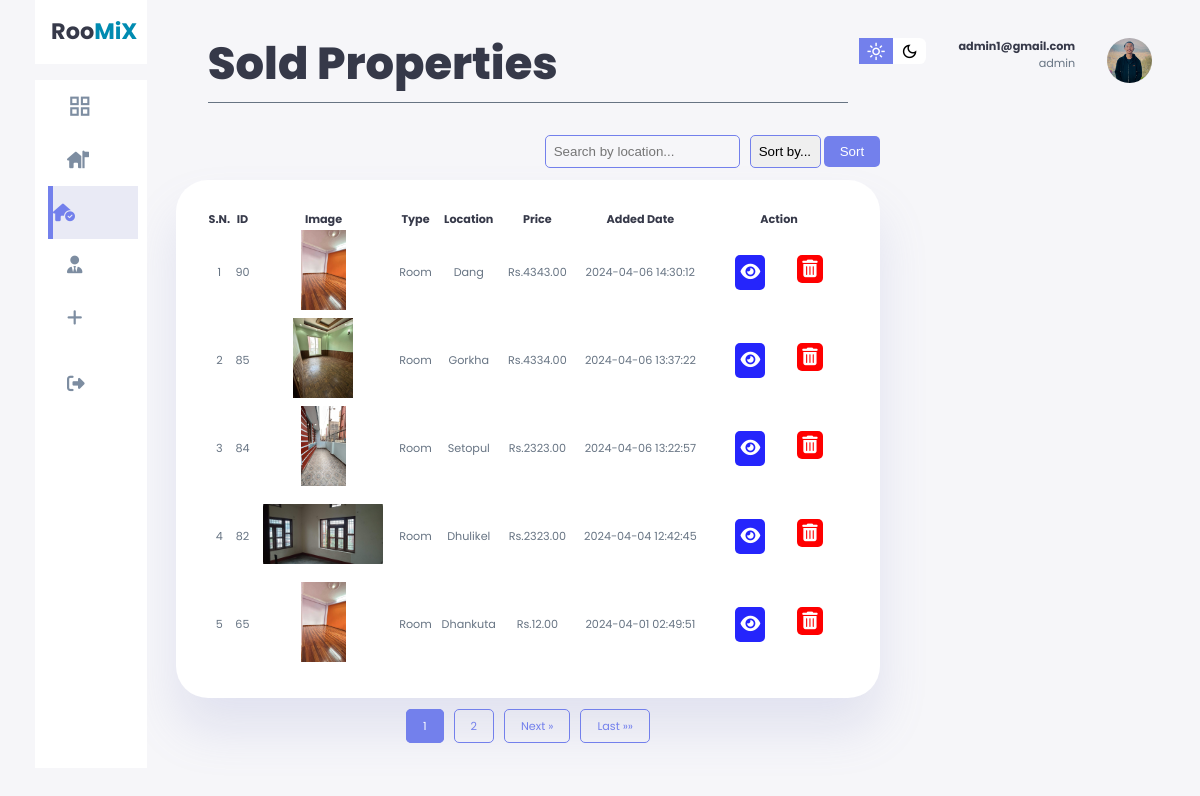
Screenshot of /admin/soldProperties.php (signed in) with the database file from the repository.
### tables this page shows
CREATE TABLE `property` (
  `id` int(11) NOT NULL,
  `property_title` varchar(255) NOT NULL,
  `description` text DEFAULT NULL,
  `property_type` enum('Room','Flat') NOT NULL,
  `kitchen` int(11) DEFAULT NULL,
  `bedroom` int(11) DEFAULT NULL,
  `living_room` int(11) DEFAULT NULL,
  `floor` int(11) DEFAULT NULL,
  `parking` int(11) DEFAULT NULL,
  `area` decimal(10,2) DEFAULT NULL,
  `total_price` decimal(10,2) DEFAULT NULL,
  `location` varchar(255) DEFAULT NULL,
  `added_date` timestamp NOT NULL DEFAULT current_timestamp(),
  `sold_status` tinyint(1) NOT NULL DEFAULT 1,
  `user_id` int(50) NOT NULL,
  `media` text DEFAULT NULL
);

### admin/soldProperties.php (the view, shortened to what this page needs)
<!DOCTYPE html>
<html lang="en">
<?php
require '../includes/dbConnect.php'; ?>
<head>
  <link rel="stylesheet" href="https://cdnjs.cloudflare.com/ajax/libs/font-awesome/5.15.4/css/all.min.css" />
  <link rel="stylesheet" href="https://cdnjs.cloudflare.com/ajax/libs/font-awesome/6.5.1/css/all.min.css">
  <link rel="stylesheet" href="style.css">
  <link rel="stylesheet" href="search&pagination.css">
</head>
<body style="margin-top:-1.5rem">
  <nav>
    <div class="right">
      <div class="top">
        <div class="theme-toggler">
          <span class="material-symbols-sharp active">light_mode</span>
          <span class="material-symbols-sharp">dark_mode</span>
        </div>
        <div class="profile">
          <div class="info">
            <p><b><?php echo $_SESSION["user"] ?></b></p>
            <p><?php echo $_SESSION["userType"] ?></p>
          </div>
          <div class="profile-photo">
            <img src="./images/yujan.jpg" alt="" />
          </div>
        </div>
      </div>
    </div>
  </nav>
  <div class="container">
    <aside>
      <div class="top">
        <a href="index.php">
          <div class="logo">
            <h2>Roo<span class="danger">MiX</span> </h2>
          </div>
        </a>
      </div>
      <div class="sidebar">
        <a href="index.php">
          <span class="material-symbols-sharp">grid_view </span>
        </a>
        <a href="myProerty.php">
          <i class="fa-solid fa-house-flag"></i>
        </a>
        <a href="soldProperties.php" class="active">
          <i class="fa-solid fa-house-circle-check"></i>
        </a><a href="userDetail.php">
          <i class="fa-solid fa-user-tie"></i>
        </a>
        <a href="addProperties.php">
          <i class="fa-solid fa-plus"></i>
        </a>
        <a href="../control/logout.php" name="submit">
          <i class="fa-solid fa-right-from-bracket"></i>
        </a>
      </div>
    </aside class="asidebar">
    <main>
      <h1 class="dashboard-heading">Sold Properties</h1>
      <div class="search-sort">
        <form action="" method="POST">
          <input type="text" id="searchInput" name="search" placeholder="Search by location...">
        </form>
        <form action="" method="POST">
          <select id="sortSelect" name="sort_alphabet">
            <option value="">Sort by...</option>
          </select>
          <button type="submit" id="applyButton">Sort</button>
        </form>
      </div>
      <?php
      $records_per_page = 5;
      $page = 1;
      $offset = ($page - 1) * $records_per_page;
      $sort_order = 'DESC';
      $search_query = '';
      $filtered_property_query = "SELECT * FROM property WHERE sold_status = 0";
      $property_query = $filtered_property_query . " $search_query ORDER BY added_date $sort_order LIMIT $offset, $records_per_page";
      $query_run = mysqli_query($conn, $property_query);
      ?>
      <div class="p-table" style="margin-top:-0.5rem">
        <table>
          <thead>
            <tr>
              <th>S.N.</th>
              <th>ID</th>
              <th>Image</th>
              <th>Type</th>
              <th>Location</th>
              <th>Price</th>
              <th>Added Date</th>
              <th>Action</th>
            </tr>
          </thead>
          <tbody>
            <?php
            $serial_number = ($page - 1) * $records_per_page + 1;
            while ($row = mysqli_fetch_assoc($query_run)) {
            ?>
              <tr>
                <td><?php echo $serial_number++; ?></td>
                <td><?php echo $row['id'] ?></td>
                <td>
                  <?php
                  if (!empty($row['media'])) {
                    $image_urls = explode(',', $row['media']);
                    $first_image = trim($image_urls[0]);
                  ?>
                    <img src="<?php echo $first_image; ?>" alt="Property Image" style="object-position: center;
                      object-fit: contain;">
                  <?php
                  } else {
                  ?>
                    <span>No Image Available</span>
                  <?php
                  }
                  ?>
                </td>
                <td><?php echo $row['property_type']; ?></td>
                <td><?php echo $row['location']; ?></td>
                <td>Rs.<?php echo $row['total_price']; ?></td>
                <td><?php echo $row['added_date']; ?></td>
                <td>
                  <div class="action-icons">
                    <a href="propertyShow.php?id=<?php echo $row['id'] ?>" class="custom-link" style="background-color: rgb(37, 37, 252);"><i class="fas fa-eye text-white"></i></a>
                    <form action="../control/deleteProperty.php" method="POST">
                      <button type="submit" name="property_delete_btn" class="custom-link delete-icon"><i class="fas fa-trash-alt"></i></button>
                    </form>
                  </div>
                </td>
              </tr>
            <?php }
            ?>
          </tbody>
        </table>
      </div>
      <div class="pagination">
        <?php
        $total_records_query = "SELECT COUNT(*) AS total FROM  property WHERE  sold_status= 1";
        $total_records_result = mysqli_query($conn, $total_records_query);
        $total_records = mysqli_fetch_assoc($total_records_result)['total'];
        $total_pages = ceil($total_records / $records_per_page);
        for ($i = 1; $i <= $total_pages; $i++) {
          echo "<a " . ($i == $page ? "class='active'" : "") . " href='soldProperties.php?page=$i'>$i</a>";
        }
        if ($page < $total_pages) {
          echo "<a href='soldProperties.php?page=" . ($page + 1) . "'>Next &raquo;</a>";
        }
        echo "<a href='soldProperties.php?page=$total_pages'>Last &raquo;&raquo;</a>";
        ?>
      </div>
    </main>
  </div>
</body>
</html>

### admin/style.css (style rules this page uses)
:root { --clr-primary: #7380ec; --clr-danger: #ff7782; --clr-success: #41f1b6; --clr-white: #fff; --clr-info-dark: #7d8da1; --clr-info-light: #dce1eb; --clr-dark: #363949; --clr-warnig: #ff4edc; --clr-light: rgba(132, 139, 200, 0.18); --clr-primary-variant: #111e88; --clr-primary-msg: #070d38; --clr-dark-variant: #677483; --clr-color-background: #f6f6f9; --card-border-radius: 2rem; --border-radius-1: 0.4rem; --border-radius-2: 0.8rem; --border-radius-3: 1.2rem; --card-padding: 1.8rem; --padding-1: 1.2rem; --box-shadow: 0 2rem 3rem var(--clr-light); }
* { margin: 0; padding: 0; box-sizing: border-box; border: 0; text-decoration: none; list-style: none; appearance: none; }
body { width: 100vw; height: 100vh; font-size: .7rem; user-select: none; overflow-x: hidden; background: var(--clr-color-background); font-family: 'Poppins', sans-serif; padding-right: 2rem; }
.container { display: grid; width: 96%; gap: 1.8rem; grid-template-columns: 14rem auto ; margin: 0 auto; }
a { color: var(--clr-dark); }
h1 { font-weight: 800; font-size: 2.8rem; }
h2 { font-size: 1.4rem; }
.profile-photo img { width: 2.8rem; height: 2.8rem; overflow: hidden; border-radius: 50%; }
p { color: var(--clr-dark-variant); }
b { color: var(--clr-dark); }
.danger { color: rgb(0, 139, 177); }
i { font-size: 1.1rem; transition: all .3s ease-in-out; }
nav { display: flex; }
aside { height: 100vh; }
aside .top { background: var(--clr-white); display: flex; align-items: center; justify-content: space-between; margin-top: 1.4rem; padding: 1rem; }
aside .sidebar { background: var(--clr-white); display: flex; flex-direction: column; height: 86vh; position: relative; top: 1rem; }
aside .sidebar a { display: flex; color: var(--clr-info-dark); margin-left: 2rem; gap: 1rem; align-items: center; height: 3.3rem; transition: all .1s ease; }
aside .sidebar a span { font-size: 1.6rem; transition: all .3s ease-in-out; }
aside .sidebar a:last-child { position: absolute; bottom: 1rem; width: 100%; }
aside .sidebar a.active { background-color: var(--clr-light); color: var(--clr-primary); margin-left: 0; border-left: 5px solid var(--clr-primary); margin-left: calc(1rem - 3px); }
main { margin-top: 1.4rem; width: auto; }
.dashboard-heading { border-bottom: 1.5px solid var(--clr-dark-variant); padding-bottom: 5px; margin: 2rem; }
main input { background-color: transparent; border: 0; outline: 0; color: var(--clr-dark); }
main h1 { color: var(--clr-dark); }
main .p-table { margin-top: 2rem; }
main .p-table table { background: var(--clr-white); width: 100%; border-radius: var(--card-border-radius); padding: var(--card-padding); text-align: center; box-shadow: var(--box-shadow); transition: all .3s ease; color: var(--clr-dark); }
main table tbody td { height: 3.8rem; border-bottom: 1px solid var(--clr-white); color:var(--clr-dark-variant) }
main table tbody tr:last-child td { border: none; }
td .action-icons { display: flex; flex-wrap: nowrap; font-size: 1rem; justify-content: center; }
td .action-icons .custom-link { color: white; padding: 5px; cursor: pointer; border-radius: 5px; }
.p-table td img { align-items: center; width: 120px; height: 80px; background-size: cover; background-position: center; border-radius: var(--border-radius-2); }
main .p-table a { text-align: center; display: block; margin: 1rem; }
.custom-link { display: block; text-align: center; margin: 1rem; }
nav { display: flex; justify-content: right; position: absolute; top: 1rem; right: 3rem; }
.right { margin-top: 1.4rem; display: flex; flex-direction: column; justify-content: right; }
.right .top { display: flex; justify-content: start; gap: 2rem; }
.right .theme-toggler { background: var(--clr-white); display: flex; justify-content: space-between; height: 1.6rem; width: 4.2rem; cursor: pointer; border-radius: var(--border-radius-1); }
.right .theme-toggler span { font-size: 1.2rem; width: 50%; height: 100%; display: flex; align-items: center; justify-content: center; }
.right .theme-toggler span.active { background: var(--clr-primary); color: #fff; }
.right .top .profile { display: flex; gap: 2rem; text-align: right; }
@media screen and (max-width:1200px) { .container { width: 94%; grid-template-columns: 7rem auto 14rem; } }
@media screen and (max-width:1200px) { aside .sidebar a { width: 5.6rem; } }
@media screen and (max-width:1200px) { aside .sidebar a:last-child { position: relative; margin-top: 1.8rem; } }

### rows the page displays
property: id "90", media (picture), property_type "Room", location "Dang", total_price "4343.00", added_date "2024-04-06 14:30:12"
property: id "85", media (picture), property_type "Room", location "Gorkha", total_price "4334.00", added_date "2024-04-06 13:37:22"
property: id "84", shows a picture, property_type "Room", location "Setopul", total_price "2323.00", added_date "2024-04-06 13:22:57"
property: id "82", media (picture), property_type "Room", location "Dhulikel", total_price "2323.00", added_date "2024-04-04 12:42:45"
property: id "65", media (picture), property_type "Room", location "Dhankuta", total_price "12.00", added_date "2024-04-01 02:49:51"

### other values shown
$_SESSION["user"] "admin1@gmail.com"
$_SESSION["userType"] "admin"
